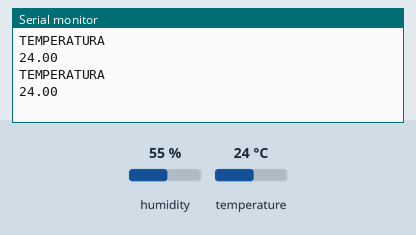
A sketch run on a simulated ESP8266 (NodeMCU). Parts: the last lines printed to the serial monitor. The inputs (shaded band) are chosen by the test bench; at power-on: temperature 24 °C, humidity 55 %.

Above: at 2.8 s.
2.9 s: temperature set to 12 °C
At 3.8 s:
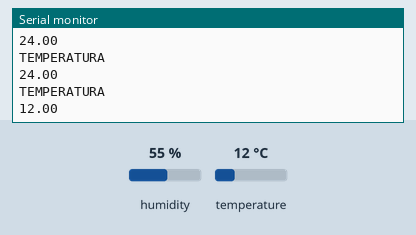
4.4 s: temperature set to 19 °C
At 5.9 s:
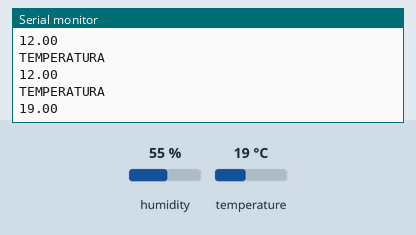
Timing chart, 0 to 7.4 s (numbered marks = the images above; inputs shaded):
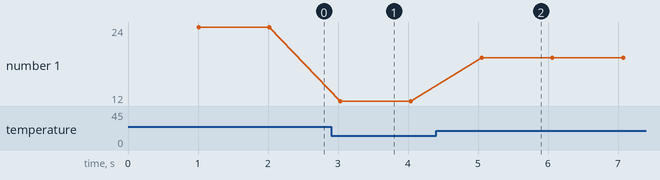

The sketch:

teste_dht11-casa.ino
```cpp
#include "DHTesp.h"

#ifdef ESP32
#pragma message(THIS EXAMPLE IS FOR ESP8266 ONLY!)
#error Select ESP8266 board.
#endif

DHTesp dht11;

void setup() {
Serial.begin(9600);//PORTA SERIAL
dht11.setup(D3, DHTesp::DHT11);

}
void loop() {
  //DHT11
  delay(dht11.getMinimumSamplingPeriod());

  float humidity = dht11.getHumidity();
  float temperature = dht11.getTemperature();

  Serial.println("TEMPERATURA");
  Serial.println(temperature);
}
```

Measured:
- after the input at 2.9 s, the serial monitor: prints a new line after 0.13 s (image 1)
- after the input at 4.4 s, the serial monitor: prints a new line after 0.65 s (image 2)
- plotted number 1: 24 → 12 after the input at 2.9 s, 12 → 19 after the input at 4.4 s
